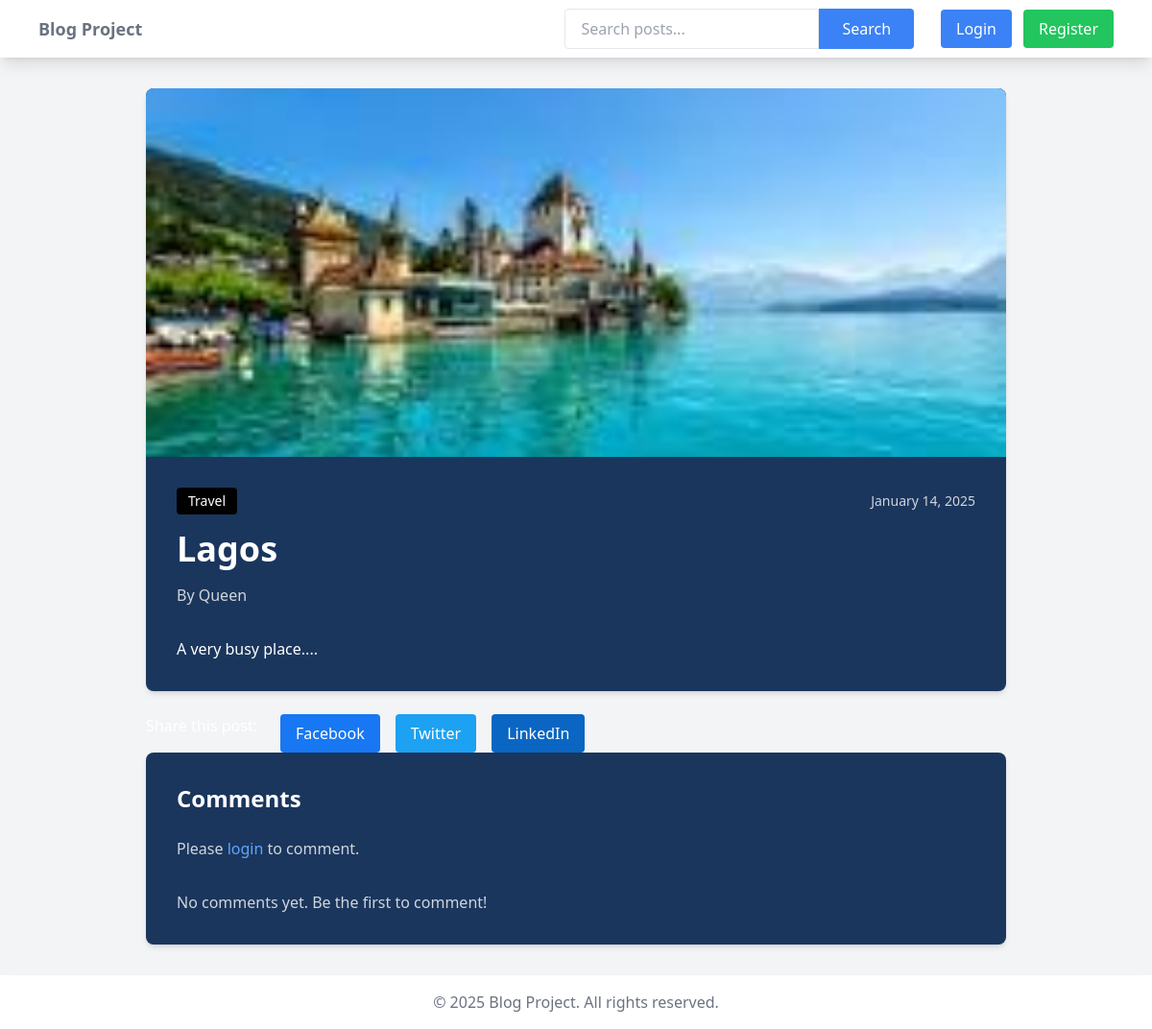
Screenshot of /post/12/ with the database file from the repository.
### blog/models.py (models this page shows, shortened)
class Post(models.Model):
    title = models.CharField(max_length=200)
    content = models.TextField()
    featured_image = models.ImageField(upload_to='blog_images/', null=True, blank=True)
    created_at = models.DateTimeField(default=timezone.now)
    updated_at = models.DateTimeField(auto_now=True)
    author = models.ForeignKey(User, on_delete=models.CASCADE, related_name='blog_posts')
    category = models.ForeignKey(Category, on_delete=models.SET_NULL, null=True, related_name='posts')
    status = models.CharField(max_length=10, choices=[
        ('draft', 'Draft'),
        ('published', 'Published')
    ], default='draft')
    likes = models.ManyToManyField(User, related_name='liked_posts', blank=True)
    class Meta:
        ordering = ['-created_at']

class Category(models.Model):
    name = models.CharField(max_length=100, unique=True)
    description = models.TextField(blank=True)
    created_at = models.DateTimeField(auto_now_add=True)
    class Meta:
        verbose_name_plural = "categories"

### blog/views.py (the view)
# urls.py: path('post/<int:pk>/', views.post_detail, name='post_detail'),
def post_detail(request, pk):
    post = get_object_or_404(Post, pk=pk)
    comments = post.comments.filter(active=True)
    if request.method == 'POST' and request.user.is_authenticated:
        comment_form = CommentForm(request.POST)
        if comment_form.is_valid():
            comment = comment_form.save(commit=False)
            comment.post = post
            comment.author = request.user
            comment.save()
            if comment.author != post.author:  # Don't notify if commenting on own post
                create_notification(
                    recipient=post.author,
                    sender=request.user,
                    notification_type='comment',
                    post=post,
                    comment=comment
                )
            messages.success(request, 'Your comment has been added successfully.')
            return redirect('post_detail', pk=pk)
    else:
        comment_form = CommentForm()
    return render(request, 'blog/post_detail.html', {
        'post': post,
        'comments': comments,
        'comment_form': comment_form
    })

### blog/forms.py
class CommentForm(forms.ModelForm):
    class Meta:
        model = Comment
        fields = ['content']
        widgets = {
            'content': forms.Textarea(attrs={
                'class': 'w-full rounded-md border-gray-300 shadow-sm focus:border-blue-300 focus:ring focus:ring-blue-200 focus:ring-opacity-50',
                'rows': '3',
                'placeholder': 'Write your comment here...'
            })
        }

### templates/blog/post_detail.html (shortened to what this page needs)
{% extends 'base.html' %}
{% block content %}
<div class="max-w-4xl mx-auto">
    <div class="bg-navy-800 rounded-lg shadow-md overflow-hidden mb-6 text-white">
        {% if post.featured_image %}
        <img src="{{ post.featured_image.url }}" alt="{{ post.title }}" class="w-full h-96 object-cover">
        {% endif %}
        <div class="p-8">
            <div class="flex items-center justify-between mb-4">
                <span class="bg-black text-white text-sm font-medium px-3 py-1 rounded">
                    {{ post.category.name }}
                </span>
                <span class="text-gray-300 text-sm">
                    {{ post.created_at|date:"F j, Y" }}
                </span>
            </div>
            <h1 class="text-4xl font-bold mb-4 text-white">{{ post.title }}</h1>
            <div class="flex items-center mb-8">
                <span class="text-gray-300">By {{ post.author.username }}</span>
            </div>
            <div class="prose prose-invert max-w-none">
                {{ post.content|linebreaks }}
            </div>
        </div>
    </div>
    <div class="flex space-x-4 mt-6">
         <h3 class="text-white mr-2">Share this post:</h3>
         <a href="https://www.facebook.com/sharer/sharer.php?u={{ request.build_absolute_uri }}"
            target="_blank"
             class="px-4 py-2 bg-[#1877f2] text-white rounded hover:bg-[#166fe5] flex items-center space-x-2">
            <span>Facebook</span>
         </a>
         <a href="https://twitter.com/intent/tweet?text={{ post.title }}&url={{ request.build_absolute_uri }}"
            target="_blank"
         class="px-4 py-2 bg-[#1da1f2] text-white rounded hover:bg-[#1a91da] flex items-center space-x-2">
         <span>Twitter</span>
        </a>
        <a href="https://www.linkedin.com/shareArticle?mini=true&url={{ request.build_absolute_uri }}&title={{ post.title }}"
           target="_blank"
           class="px-4 py-2 bg-[#0a66c2] text-white rounded hover:bg-[#095196] flex items-center space-x-2">
          <span>LinkedIn</span>
        </a>
    </div>
    <div class="bg-navy-800 rounded-lg shadow-md p-8 text-white">
        <h2 class="text-2xl font-bold mb-6">Comments</h2>
        {% if user.is_authenticated %}
        <form method="post" class="mb-8">
            {% csrf_token %}
            <div class="mb-4">
                <label class="block text-sm font-medium mb-2">Add a comment</label>
                {{ comment_form.content }}
            </div>
            <button type="submit" class="px-4 py-2 bg-black text-white rounded hover:bg-gray-800">
                Post Comment
            </button>
        </form>
        {% else %}
        <p class="text-gray-300 mb-8">
            Please <a href="{% url 'login' %}" class="text-blue-400 hover:text-blue-300">login</a> to comment.
        </p>
        {% endif %}
        {% if comments %}
            {% for comment in comments %}
            <div class="border-t border-gray-600 py-4">
                <div class="flex justify-between items-start mb-2">
                    <div>
                        <span class="font-medium">{{ comment.author.username }}</span>
                        <span class="text-gray-300 text-sm ml-2">
                            {{ comment.created_at|date:"F j, Y" }}
                        </span>
                    </div>
                    {% if user == comment.author %}
                    <form method="get" action="{% url 'comment_delete' pk=comment.pk %}">
                        <button type="submit" class="text-red-400 hover:text-red-300 text-sm">Delete</button>
                    </form>
                    {% endif %}
                </div>
                <p class="text-gray-300">{{ comment.content }}</p>
            </div>
            {% endfor %}
        {% else %}
            <p class="text-gray-300">No comments yet. Be the first to comment!</p>
        {% endif %}
    </div>
</div>
{% endblock content %}

### templates/base.html (style rules this page uses)
.bg-navy-800 { background-color: #1a365d; }

### rows the page displays
Post: featured_image (picture), category.name "Travel", created_at "January 14, 2025", title "Lagos", author.username "Queen", content "A very busy place...."
